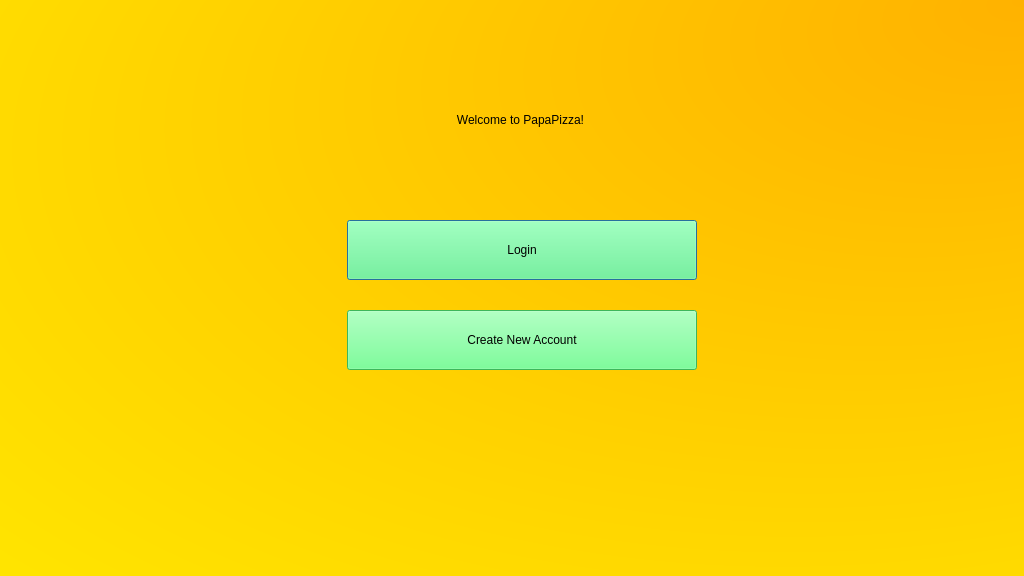
<?xml version="1.0" encoding="UTF-8"?>
<ui version="4.0">
 <class>Dialog</class>
 <widget class="QDialog" name="Dialog">
  <property name="geometry">
   <rect>
    <x>0</x>
    <y>0</y>
    <width>1024</width>
    <height>576</height>
   </rect>
  </property>
  <property name="windowTitle">
   <string>Dialog</string>
  </property>
  <widget class="QWidget" name="bgwidget" native="true">
   <property name="geometry">
    <rect>
     <x>0</x>
     <y>0</y>
     <width>1024</width>
     <height>576</height>
    </rect>
   </property>
   <property name="styleSheet">
    <string notr="true">QWidget#bgwidget{
background-color: qradialgradient(spread:pad, cx:0.528455, cy:0.512, radius:1.456, fx:1, fy:0, stop:0 rgba(255, 178, 0, 255), stop:1 rgba(255, 255, 0, 255));}</string>
   </property>
   <widget class="QLabel" name="label_2">
    <property name="geometry">
     <rect>
      <x>150</x>
      <y>70</y>
      <width>741</width>
      <height>100</height>
     </rect>
    </property>
    <property name="styleSheet">
     <string notr="true">font: 75 36pt &quot;Cambria&quot;;
color: rgb(0, 0, 0);</string>
    </property>
    <property name="text">
     <string>Welcome to PapaPizza!</string>
    </property>
    <property name="alignment">
     <set>Qt::AlignCenter</set>
    </property>
   </widget>
   <widget class="QPushButton" name="login">
    <property name="geometry">
     <rect>
      <x>347</x>
      <y>220</y>
      <width>350</width>
      <height>60</height>
     </rect>
    </property>
    <property name="styleSheet">
     <string notr="true">font: 24pt &quot;Cambria&quot;;
background-color:rgb(85, 255, 127);
color: rgb(0, 0, 0);</string>
    </property>
    <property name="text">
     <string>Login</string>
    </property>
   </widget>
   <widget class="QPushButton" name="newacc">
    <property name="geometry">
     <rect>
      <x>347</x>
      <y>310</y>
      <width>350</width>
      <height>60</height>
     </rect>
    </property>
    <property name="styleSheet">
     <string notr="true">font: 24pt &quot;Cambria&quot;;
background-color:rgb(85, 255, 127);
color: rgb(0, 0, 0);</string>
    </property>
    <property name="text">
     <string>Create New Account</string>
    </property>
   </widget>
  </widget>
 </widget>
 <resources/>
 <connections/>
</ui>
